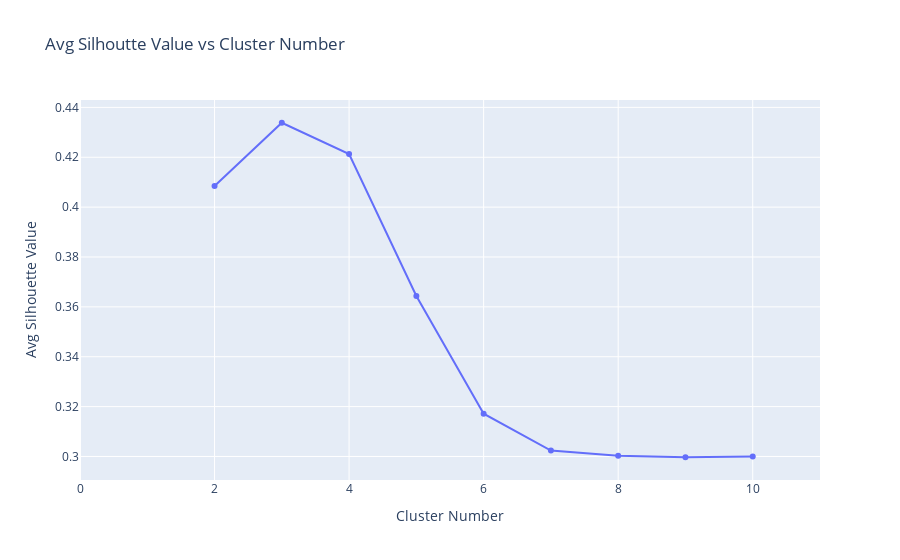

Write notebook code for a chart like this one.
### Markdown cell above
*  ** Silhouette**

### Code cell
value = []
for i in range(2,11):
    kmeans = KMeans(n_clusters=i, random_state=4)
    cluster_labels = kmeans.fit_predict(X)
    silhouette_avg = silhouette_score(X, cluster_labels)
    value.append(silhouette_avg)

fig = go.Figure(data=go.Scatter(x=np.arange(2,11),y=value))
fig.update_layout(title="Avg Silhoutte Value vs Cluster Number",xaxis=dict(range=[0,11],title="Cluster Number"),
                  yaxis={'title':'Avg Silhouette Value'},
                 )
fig.show()

### Figure 1 — Plotly figure (JSON) as saved in the notebook; plotly's stock layout.template omitted (floating-point values rounded to 4 significant figures)
{"data": [{"type": "scatter", "x": [2, 3, 4, 5, 6, 7, 8, 9, 10], "y": [0.4085, 0.4338, 0.4213, 0.3643, 0.3172, 0.3024, 0.3003, 0.2997, 0.3]}], "layout": {"title": {"text": "Avg Silhoutte Value vs Cluster Number"}, "xaxis": {"range": [0, 11], "title": {"text": "Cluster Number"}}, "yaxis": {"title": {"text": "Avg Silhouette Value"}}}}
